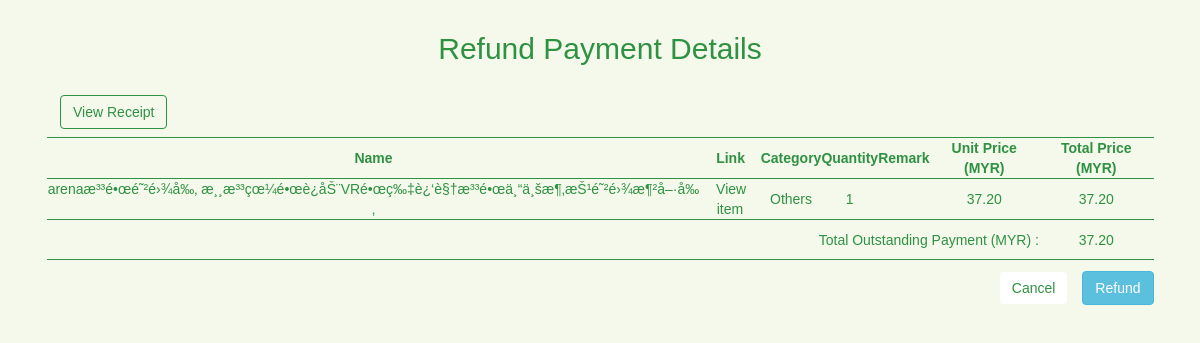
The app's page /admin/paymentviewss.php?payment_id=862821 (signed in) with its own data.
### tables this page shows
CREATE TABLE `order_item` (
  `order_item_id` int(11) NOT NULL,
  `payment_id` int(11) DEFAULT NULL,
  `user_id` int(11) NOT NULL,
  `order_item` varchar(255) NOT NULL,
  `link` varchar(255) NOT NULL,
  `category` varchar(50) NOT NULL,
  `quantity` int(15) NOT NULL,
  `remark` varchar(255) NOT NULL,
  `price` decimal(10,2) DEFAULT NULL,
  `status` varchar(15) DEFAULT NULL,
  `order_code` varchar(25) DEFAULT NULL,
  `comment` varchar(255) DEFAULT NULL,
  `datetime` timestamp NOT NULL DEFAULT CURRENT_TIMESTAMP ON UPDATE CURRENT_TIMESTAMP,
  `top_up_id` int(11) DEFAULT NULL
);

### admin/paymentviewss.php (the view, shortened to what this page needs)
<?php
require_once '../connection/config.php';
$payment_id = $_GET['payment_id'];
$query = "SELECT *
           FROM order_item
           WHERE payment_id='$payment_id'";
$result = mysqli_query($con, $query);
$query6 = "SELECT * FROM payment WHERE payment_id='$payment_id'";
$result6 = mysqli_query($con, $query6);
$results6 = mysqli_fetch_assoc($result6);
    ?>
<!DOCTYPE html>
<html>
    <head>
        <link rel="stylesheet" href="https://maxcdn.bootstrapcdn.com/bootstrap/3.3.7/css/bootstrap.min.css">
        <link href="../frameworks/css/style.css" rel="stylesheet"/>
        <link rel="stylesheet" href="https://cdnjs.cloudflare.com/ajax/libs/font-awesome/4.7.0/css/font-awesome.min.css">
    </head>
    <body class="userbg">
        <div class="row updaterow1 center">
            <h2 class="bigh2 pagetitle hidden-xs hidden-sm">Refund Payment Details</h2>
        </div>
        <div class="row">
            <div class="col-xs-12 col-md-12 col-lg-12 updatecontainer">
                <table class="purchasetable">
                    <caption>
                    <?php
                        if($results6['title'] == 'Pay order by Points'){
                            echo $results6['title']." ".$results6['amount'];
                        }else if($results6['title'] == 'Pay Order by MOLPay'){
                            echo $results6['title']." ".$results6['amount'];
                        }else{
                            ?>
                                <a data-toggle="modal" class="btn btn-default btnReceipt declinePayment" href="#declinePayment">View Receipt</a>
                            <?php
                        }
                        ?>
                        <br />
                    </caption>
                </table>
            </div>
        </div>
        <div class="row">
            <div class="row">
                <div class="col-xs-12 col-md-12 col-lg-12 updatecontainer">
                    <table class="purchasetable">
                        <tr>
                            <th>Name</th>
                            <th>Link</th>
                            <th>Category</th>
                            <th>Quantity</th>
                            <th>Remark</th>
                            <th>Unit Price (MYR)</th>
                            <th>Total Price (MYR)</th>
                        </tr>
                        <?php
                            if(mysqli_num_rows($result) > 0)
                            {
                                $total = 0;
                                while($row = mysqli_fetch_array($result))
                                {
                                    $total += $row['price']*$row['quantity'];
                        ?>
                        <tr class="bodyrow">
                            <td><?php echo $row['order_item']; ?></td>
                            <td><a href="#" class="btntab" onclick="window.open('<?php echo $row['link']; ?> ','','Toolbar=1,Location=0,Directories=0,Status=0,Menubar=0,Scrollbars=0,Resizable=0,fullscreen=yes');">View item</a></td>
                            <td><?php echo $row['category']; ?></td>
                            <td><?php echo $row['quantity']; ?></td>
                            <td><?php echo $row['remark']; ?></td>
                            <td><?php echo $row['price']; ?></td>
                            <td><?php echo number_format((float)$row['price']*$row['quantity'], 2, '.', ''); ?></td>
                        </tr>
                        <?php
                                }
                            }
                        else
                        {
                        ?>
                        <tr>
                            <td colspan="7">Error!</td>
                        </tr>
                        <?php
                        }
                        ?>
                        <tr>
                            <td colspan="6" class="right">Total Outstanding Payment (MYR) :</td>
                            <td class="center"><?php echo number_format((float)$total, 2, '.', ''); ?></td>
                        </tr>
                    </table>
                    <div class="btnpayview">
                        <p class="right">
                            <a href="main.php#adpayment" class="btn btn-secondary btnCancel btnmargin">Cancel</a>
                            <a class="btn btnmargin btn-info" href="#refundType" data-toggle="modal" data-dismiss="modal">Refund</a>
                        </p>
                    </div>
                </div>
            </div>
        </div>
    </body>
</html>

### frameworks/css/style.css (style rules this page uses)
body { font-family: sans-serif; overflow-x: hidden; min-height: 100vh; }
.userbg { background-color: #f4f9eb; background-image: url(../../resources/img/cityline.png); background-repeat: no-repeat; background-position: bottom; background-size: 75%; }
.right { text-align: right!important; }
.center { text-align: center!important; }
.btnCancel, .btnCancel:focus, .btnCancel:active, .btnSend:focus, .btnSend:active, .btnSend:visited { outline: none!important; border: none!important; }
.btnCancel { color: #2f9142; background: #fff; }
.btnReceipt { color: #2f9142; background: none; border: solid 1px #2f9142; }
.btntab, .btntab:visited, .btntab:active, .btntab:focus { color: #2f9142!important; margin: 0 2%; text-decoration: none; outline: none!important; background: none!important; box-shadow: none; }
.pagetitle { color: #2f9142!important; }
.purchasetable { border-top: solid 1px #2f9142; border-bottom: solid 1px #2f9142; width: 90%; margin: 0 auto; }
.purchasetable th { text-align: center; color: #2f9142; }
.purchasetable tr { border-top: solid 1px #2f9142; border-bottom: solid 1px #2f9142; }
.purchasetable td { text-align: center; color: #2f9142; height: 40px; }
.updatecontainer { color: #2f9142; }
.updaterow1 { padding: 1% 1%; }
.btnpayview { width: 90%; margin: auto; }
.btnmargin { margin-left: 1%; margin-top: 1%; }

### records on screen
order_item: order_item "arenaæ³³é•œé˜²é›¾å‰‚ æ¸¸æ³³çœ¼é•œè¿åŠ¨VRé•œç‰‡è¿‘è§†æ³³é•œä¸“ä¸šæ¶‚æŠ¹é˜²é›¾æ¶²å–·å‰‚", category "Others", quantity "1", price "37.20", (float)$row['price']*$row['quantity'] "37.20"

### other values on screen
$total "37.20"
